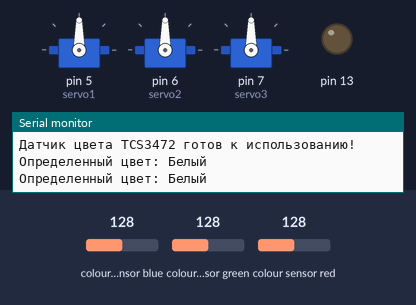
This sketch was run on a simulated Arduino Uno, built with avr-gcc and run on an emulated ATmega328P. On the bench: 3 × servo, output pins drawn as LEDs (lit = HIGH), the last lines printed to the serial monitor. The inputs (shaded band) are chosen by the test bench; at power-on: colour sensor blue 128, colour sensor green 128, colour sensor red 128. The audio player accepts every command and is not drawn.

Above: at 1.7 s.
1.8 s: colour sensor blue set to 5
5.2 s: colour sensor green set to 5
At 7.0 s:
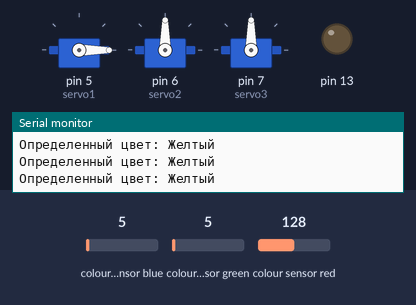
Timing chart, 0 to 8.5 s (numbered marks = the images above; inputs shaded):
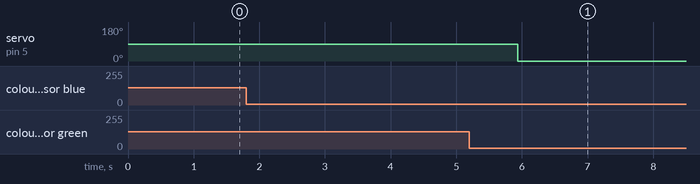

The sketch:

ReadyProject.ino
```cpp
#include <Wire.h>
#include <Adafruit_TCS34725.h>
#include <SoftwareSerial.h>
#include <DFRobotDFPlayerMini.h>
#include <Servo.h> // подключаем библиотеку для работы с сервоприводом

#define SDA_PIN A4
#define SCL_PIN A5

// Устанавливаем соединение для DFPlayer mini
SoftwareSerial mySoftwareSerial(10, 11); // RX, TX
DFRobotDFPlayerMini myDFPlayer;
Servo servo1; // объявляем переменную servo типа "servo1"
Servo servo2;
Servo servo3;

Adafruit_TCS34725 tcs = Adafruit_TCS34725(TCS34725_INTEGRATIONTIME_50MS, TCS34725_GAIN_4X);

void setup() {
  servo1.attach(5);
  servo2.attach(6);
  servo3.attach(7);
  Serial.begin(9600);
  pinMode(13, OUTPUT); // объявляем пин 13 как выход
  tcs.begin();

  if (!tcs.begin()) {
    Serial.println("Не удалось найти TCS3472. Проверьте подключение!");
    while (1);
  }

  tcs.setInterrupt(false);

  Serial.println("Датчик цвета TCS3472 готов к использованию!");

  // Устанавливаем скорость соединения
  mySoftwareSerial.begin(9600);
 // Serial.begin(115200);

  // Инициализируем DFPlayer mini
  if (!myDFPlayer.begin(mySoftwareSerial))
  {
    Serial.println(F("Не удалось инициализировать DFPlayer mini!"));


    while(1);
  }

   servo1.write(90); // ставим угол поворота под 0
   servo2.write(90); // ставим угол поворота под 0
   servo3.write(90);
}

void loop() {
  uint16_t clear, red, green, blue;

  tcs.getRawData(&red, &green, &blue, &clear);

  float red_f, green_f, blue_f;
  red_f = red;
  green_f = green;
  blue_f = blue;

  float sum = clear;

  // Приводим значения к процентам
  red_f /= sum;
  green_f /= sum;
  blue_f /= sum;

  // Определяем цвет в текстовом формате
  String color;
  if (red_f > 0.25 && green_f > 0.25 && blue_f > 0.25) {
    color = "Белый";
  } else if (red_f > green_f && red_f > blue_f) {
    color = "Красный";
    myDFPlayer.play(1); // Проигрываем первую аудиозапись
     servo1.write(0); // ставим угол поворота под 0
  delay(15000); // Ждем 5 секунд
   servo1.write(90); // ставим угол поворота под 0
  } else if (green_f > red_f && green_f > blue_f) {
    color = "Зеленый";
    servo3.write(0);
      myDFPlayer.play(2); // Проигрываем вторую аудиозапись
  delay(15000); // Ждем 5 секунд
   servo3.write(90);
  } else if (blue_f > red_f && blue_f > green_f) {
    color = "Синий";
     servo2.write(0); // ставим угол поворота под 0
     myDFPlayer.play(3); // Проигрываем третью аудиозапись
  delay(15000); // Ждем 5 секунд
   servo2.write(90); // ставим угол поворота под 0
  } else if (red_f > 0.25 && green_f > 0.25) {
    color = "Желтый";
    myDFPlayer.play(4); // Проигрываем четвертую аудиозапись
  } else if (red_f > 0.25 && blue_f > 0.25) {
    color = "Фиолетовый";
  } else if (green_f > 0.25 && blue_f > 0.25) {
    color = "Голубой";
  } else {
    color = "Неизвестно";
  }

  // Выводим результаты на серийный порт
  Serial.print("Определенный цвет: ");
  Serial.println(color);

  // Пауза 1 секунда
  delay(1000);
}
```

Measured:
- after the input at 5.2 s, servo on pin 5 (servo1): 90° → 0° after 0.74 s
